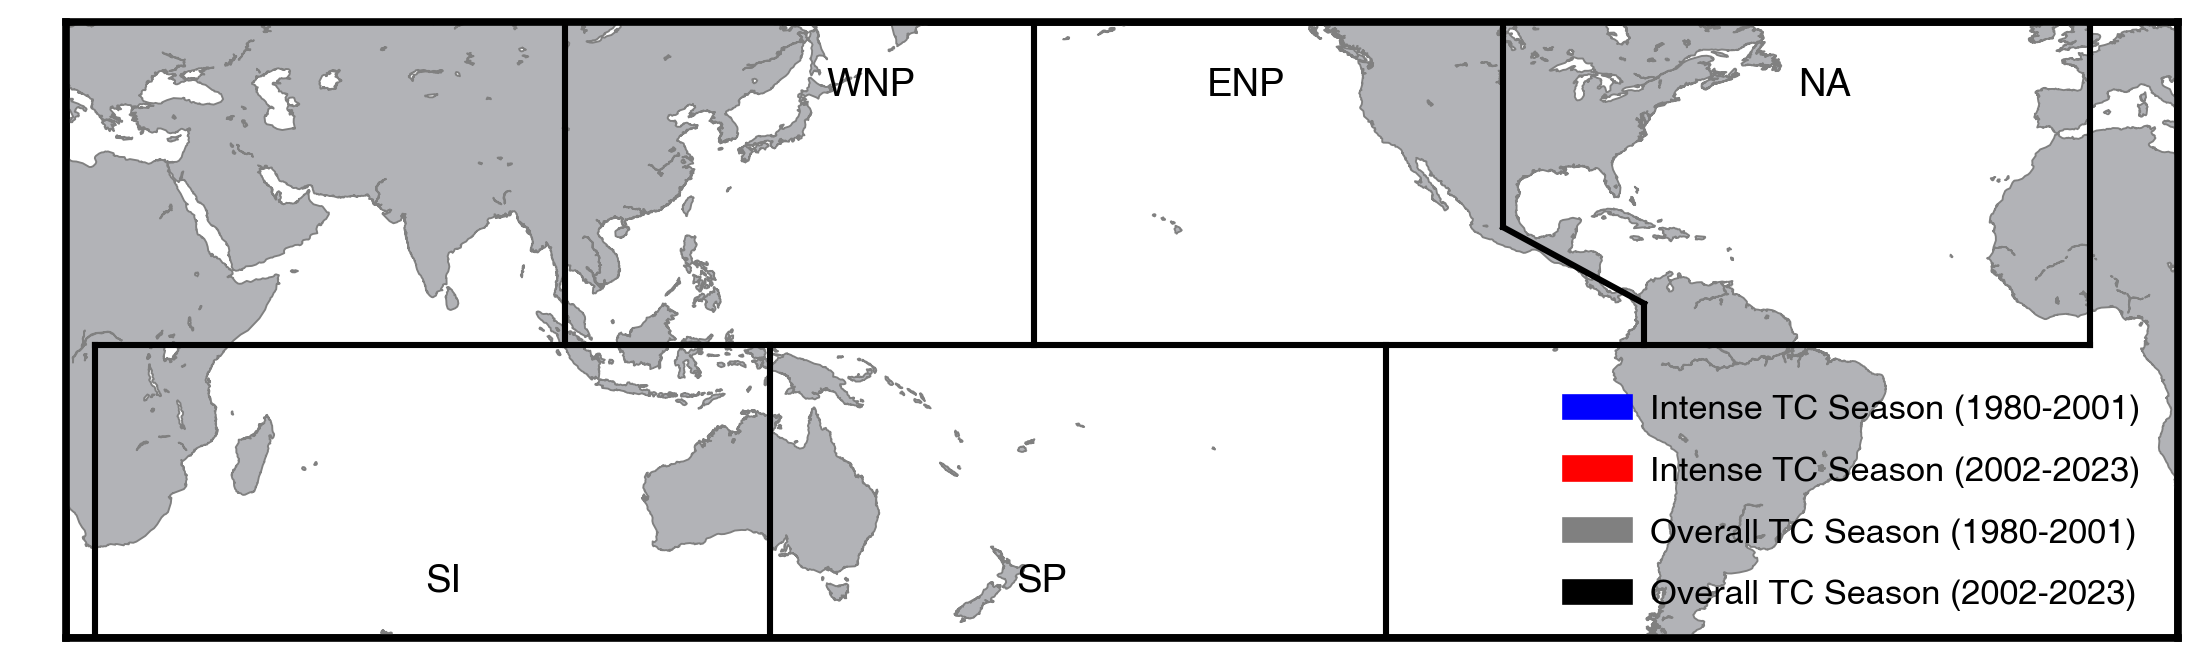

Recreate this plot in Python.
# -*- coding: utf-8 -*-
"""
Created on Fri Dec  6 20:43:50 2024

@author: Jimmy Liu, UCAS&LZU
"""

from matplotlib import pyplot as plt
from mpl_toolkits.basemap import Basemap
from matplotlib import rcParams

rcParams['font.sans-serif'] = 'Helvetica'
rcParams['xtick.top'] = 'False'
rcParams['ytick.right'] = 'False'
rcParams['xtick.direction'] = 'out'
rcParams['ytick.direction'] = 'out'
rcParams['hatch.color'] = 'k'
rcParams['hatch.linewidth'] = 0.6
rcParams['mathtext.fontset'] = 'stix'
rcParams['mathtext.default'] = 'regular'

#%%
fig,ax = plt.subplots(1,1,figsize=(4,1.2))
fig.subplots_adjust(left=0.03, bottom=0.01, right=0.99, top=0.99)

ax.spines[:].set_linewidth(0.3)

m = Basemap(projection='cyl', lat_0=0, lon_0=195, resolution='l', ax=ax)
#m.drawmapboundary(fill_color='lightblue')
#m.shadedrelief(scale=0.8)
m.fillcontinents(color='#B2B3B7',lake_color='w')
m.drawmapboundary(fill_color='w')
m.drawcoastlines(color='gray', linewidth=.25)
#ax.set_xticks(np.arange(0,361,90))
#ax.set_xticks(np.arange(0,361,30), minor=True)
#ax.set_yticks(np.arange(-90,90.1,30))
#ax.set_xticklabels(labels=[r'$0\degree$',r'$90\degree$E',r'$180\degree$',r'$90\degree$W',r'$0\degree$'])
#ax.set_yticklabels(labels=[r'$90\degree$S',r'$60\degree$S',r'$30\degree$S',r'$0\degree$',r'$30\degree$N',r'$60\degree$N',r'$90\degree$N'])
ax.tick_params(which='both', left=False, right=False, top=False, bottom=False,
               labelbottom=False, labelleft=False, labelsize=7, pad=2)

lw = 0.8
lc = 'k'
m.plot([ 20,360],[ 0,  0], latlon=True, linewidth=lw, color=lc)
m.plot([360,360],[ 0, 90], latlon=True, linewidth=lw, color=lc)
m.plot([100,100],[ 0, 90], latlon=True, linewidth=lw, color=lc)
m.plot([180,180],[ 0, 90], latlon=True, linewidth=lw, color=lc)
m.plot([260,260],[20, 90], latlon=True, linewidth=lw, color=lc)
m.plot([260,284],[20,  7], latlon=True, linewidth=lw, color=lc)
m.plot([284,284],[ 0,  7], latlon=True, linewidth=lw, color=lc)
m.plot([ 20, 20],[ 0,-90], latlon=True, linewidth=lw, color=lc)
m.plot([135,135],[ 0,-90], latlon=True, linewidth=lw, color=lc)
m.plot([240,240],[ 0,-90], latlon=True, linewidth=lw, color=lc)

#----------------------------------------
ax.text(0.82,0.88,'NA', fontdict={'weight':'normal','size':5}, transform=ax.transAxes)
ax.text(0.54,0.88,'ENP', fontdict={'weight':'normal','size':5}, transform=ax.transAxes)
ax.text(0.36,0.88,'WNP', fontdict={'weight':'normal','size':5}, transform=ax.transAxes)
ax.text(0.170,0.075,'SI', fontdict={'weight':'normal','size':5}, transform=ax.transAxes)
ax.text(0.450,0.075,'SP', fontdict={'weight':'normal','size':5}, transform=ax.transAxes)

#----------------------------------------
#legend
lgx0 = 0.71; w = 0.03
ax.fill([lgx0,lgx0+w,lgx0+w,lgx0],[0.36,0.36,0.39,0.39], color='b',  transform=ax.transAxes, zorder=2)
ax.fill([lgx0,lgx0+w,lgx0+w,lgx0],[0.26,0.26,0.29,0.29], color='r',  transform=ax.transAxes, zorder=2)
ax.fill([lgx0,lgx0+w,lgx0+w,lgx0],[0.16,0.16,0.19,0.19], color='gray',  transform=ax.transAxes, zorder=2)
ax.fill([lgx0,lgx0+w,lgx0+w,lgx0],[0.06,0.06,0.09,0.09], color='k',  transform=ax.transAxes, zorder=2)

ax.text(lgx0+0.04,0.355, 'Intense TC Season (1980-2001)', fontsize=4.5, transform=ax.transAxes, zorder=2)
ax.text(lgx0+0.04,0.255, 'Intense TC Season (2002-2023)', fontsize=4.5, transform=ax.transAxes, zorder=2)
ax.text(lgx0+0.04,0.155, 'Overall TC Season (1980-2001)', fontsize=4.5, transform=ax.transAxes, zorder=2)
ax.text(lgx0+0.04,0.055, 'Overall TC Season (2002-2023)', fontsize=4.5, transform=ax.transAxes, zorder=2)

ax.set_ylim([-50,55])

#%%
fig.savefig('fig1_basemap.png', dpi=550)